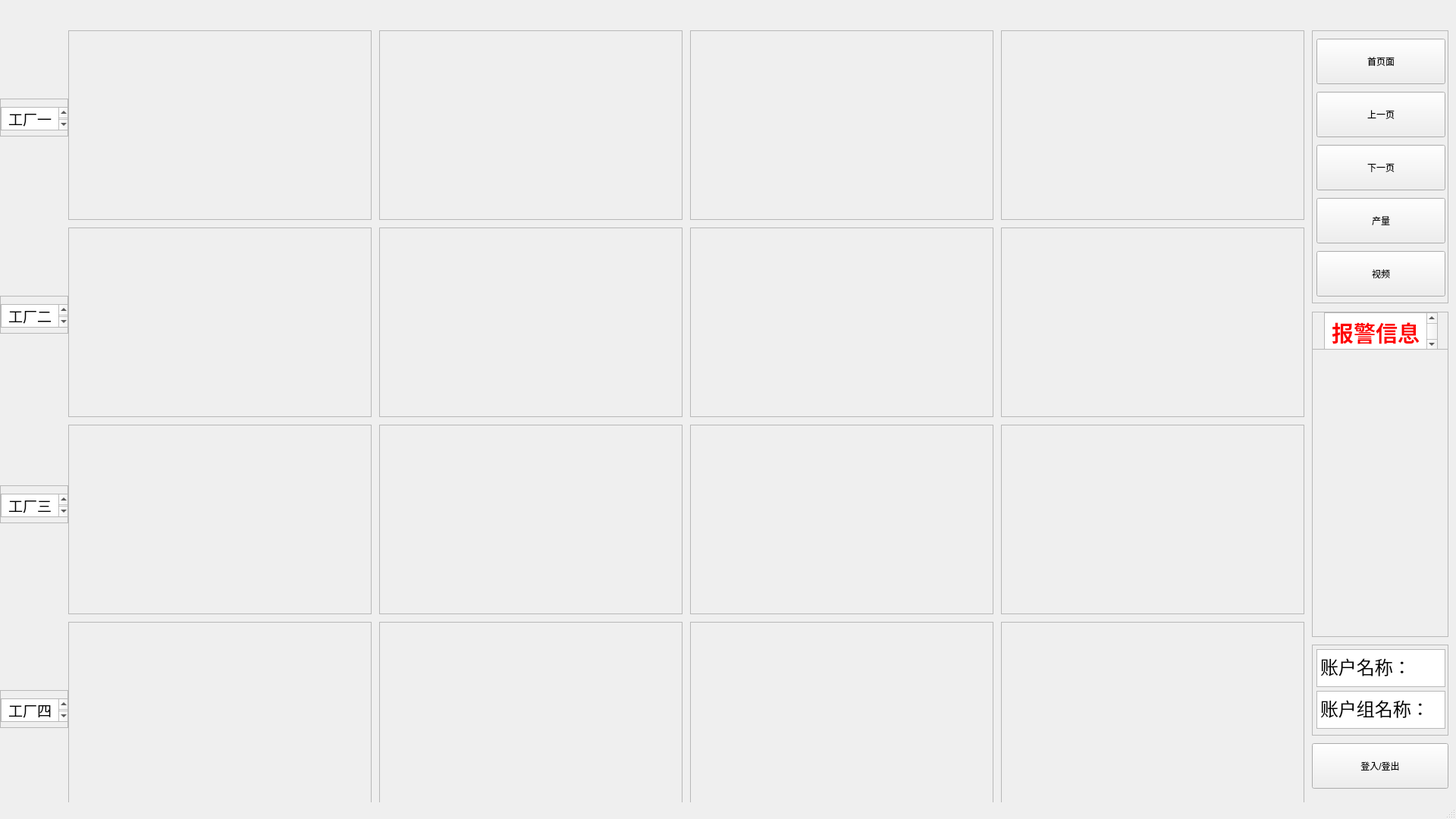
<?xml version="1.0" encoding="UTF-8"?>
<ui version="4.0">
 <class>MainWindow</class>
 <widget class="QMainWindow" name="MainWindow">
  <property name="enabled">
   <bool>true</bool>
  </property>
  <property name="geometry">
   <rect>
    <x>0</x>
    <y>0</y>
    <width>1920</width>
    <height>1080</height>
   </rect>
  </property>
  <property name="windowTitle">
   <string>MainWindow</string>
  </property>
  <property name="autoFillBackground">
   <bool>false</bool>
  </property>
  <widget class="QWidget" name="centralwidget">
   <widget class="QScrollArea" name="scrollArea_4">
    <property name="geometry">
     <rect>
      <x>1320</x>
      <y>40</y>
      <width>400</width>
      <height>250</height>
     </rect>
    </property>
    <property name="widgetResizable">
     <bool>true</bool>
    </property>
    <widget class="QWidget" name="scrollAreaWidgetContents_4">
     <property name="geometry">
      <rect>
       <x>0</x>
       <y>0</y>
       <width>398</width>
       <height>248</height>
      </rect>
     </property>
    </widget>
   </widget>
   <widget class="QScrollArea" name="scrollArea_20">
    <property name="geometry">
     <rect>
      <x>1730</x>
      <y>460</y>
      <width>180</width>
      <height>380</height>
     </rect>
    </property>
    <property name="widgetResizable">
     <bool>true</bool>
    </property>
    <widget class="QWidget" name="scrollAreaWidgetContents_20">
     <property name="geometry">
      <rect>
       <x>0</x>
       <y>0</y>
       <width>178</width>
       <height>378</height>
      </rect>
     </property>
    </widget>
   </widget>
   <widget class="QScrollArea" name="scrollArea_21">
    <property name="geometry">
     <rect>
      <x>1730</x>
      <y>40</y>
      <width>180</width>
      <height>360</height>
     </rect>
    </property>
    <property name="widgetResizable">
     <bool>true</bool>
    </property>
    <widget class="QWidget" name="scrollAreaWidgetContents_21">
     <property name="geometry">
      <rect>
       <x>0</x>
       <y>0</y>
       <width>178</width>
       <height>358</height>
      </rect>
     </property>
     <widget class="QPushButton" name="pushButton">
      <property name="geometry">
       <rect>
        <x>5</x>
        <y>10</y>
        <width>170</width>
        <height>60</height>
       </rect>
      </property>
      <property name="text">
       <string>首页面</string>
      </property>
     </widget>
     <widget class="QPushButton" name="pushButton_2">
      <property name="geometry">
       <rect>
        <x>5</x>
        <y>80</y>
        <width>170</width>
        <height>60</height>
       </rect>
      </property>
      <property name="text">
       <string>上一页</string>
      </property>
     </widget>
     <widget class="QPushButton" name="pushButton_3">
      <property name="geometry">
       <rect>
        <x>5</x>
        <y>150</y>
        <width>170</width>
        <height>60</height>
       </rect>
      </property>
      <property name="text">
       <string>下一页</string>
      </property>
     </widget>
     <widget class="QPushButton" name="pushButton_4">
      <property name="geometry">
       <rect>
        <x>5</x>
        <y>220</y>
        <width>170</width>
        <height>60</height>
       </rect>
      </property>
      <property name="text">
       <string>产量</string>
      </property>
     </widget>
     <widget class="QPushButton" name="pushButton_5">
      <property name="geometry">
       <rect>
        <x>5</x>
        <y>290</y>
        <width>170</width>
        <height>60</height>
       </rect>
      </property>
      <property name="text">
       <string>视频</string>
      </property>
     </widget>
    </widget>
   </widget>
   <widget class="QScrollArea" name="scrollArea_26">
    <property name="geometry">
     <rect>
      <x>1730</x>
      <y>850</y>
      <width>180</width>
      <height>120</height>
     </rect>
    </property>
    <property name="widgetResizable">
     <bool>true</bool>
    </property>
    <widget class="QWidget" name="scrollAreaWidgetContents_26">
     <property name="geometry">
      <rect>
       <x>0</x>
       <y>0</y>
       <width>178</width>
       <height>118</height>
      </rect>
     </property>
     <widget class="QTextBrowser" name="textBrowser_6">
      <property name="geometry">
       <rect>
        <x>5</x>
        <y>5</y>
        <width>170</width>
        <height>50</height>
       </rect>
      </property>
      <property name="html">
       <string>&lt;!DOCTYPE HTML PUBLIC &quot;-//W3C//DTD HTML 4.0//EN&quot; &quot;http://www.w3.org/TR/REC-html40/strict.dtd&quot;&gt;
&lt;html&gt;&lt;head&gt;&lt;meta name=&quot;qrichtext&quot; content=&quot;1&quot; /&gt;&lt;style type=&quot;text/css&quot;&gt;
p, li { white-space: pre-wrap; }
&lt;/style&gt;&lt;/head&gt;&lt;body style=&quot; font-family:'SimSun'; font-size:9pt; font-weight:400; font-style:normal;&quot;&gt;
&lt;p style=&quot; margin-top:0px; margin-bottom:0px; margin-left:0px; margin-right:0px; -qt-block-indent:0; text-indent:0px;&quot;&gt;&lt;span style=&quot; font-size:18pt;&quot;&gt;账户名称：&lt;/span&gt;&lt;/p&gt;&lt;/body&gt;&lt;/html&gt;</string>
      </property>
     </widget>
     <widget class="QTextBrowser" name="textBrowser_7">
      <property name="geometry">
       <rect>
        <x>5</x>
        <y>60</y>
        <width>170</width>
        <height>50</height>
       </rect>
      </property>
      <property name="html">
       <string>&lt;!DOCTYPE HTML PUBLIC &quot;-//W3C//DTD HTML 4.0//EN&quot; &quot;http://www.w3.org/TR/REC-html40/strict.dtd&quot;&gt;
&lt;html&gt;&lt;head&gt;&lt;meta name=&quot;qrichtext&quot; content=&quot;1&quot; /&gt;&lt;style type=&quot;text/css&quot;&gt;
p, li { white-space: pre-wrap; }
&lt;/style&gt;&lt;/head&gt;&lt;body style=&quot; font-family:'SimSun'; font-size:9pt; font-weight:400; font-style:normal;&quot;&gt;
&lt;p style=&quot; margin-top:0px; margin-bottom:0px; margin-left:0px; margin-right:0px; -qt-block-indent:0; text-indent:0px;&quot;&gt;&lt;span style=&quot; font-size:18pt;&quot;&gt;账户组名称：&lt;/span&gt;&lt;/p&gt;&lt;/body&gt;&lt;/html&gt;</string>
      </property>
     </widget>
    </widget>
   </widget>
   <widget class="QScrollArea" name="scrollArea_27">
    <property name="geometry">
     <rect>
      <x>1730</x>
      <y>411</y>
      <width>180</width>
      <height>50</height>
     </rect>
    </property>
    <property name="widgetResizable">
     <bool>true</bool>
    </property>
    <widget class="QWidget" name="scrollAreaWidgetContents_27">
     <property name="geometry">
      <rect>
       <x>0</x>
       <y>0</y>
       <width>178</width>
       <height>48</height>
      </rect>
     </property>
     <widget class="QTextBrowser" name="textBrowser">
      <property name="geometry">
       <rect>
        <x>15</x>
        <y>0</y>
        <width>150</width>
        <height>50</height>
       </rect>
      </property>
      <property name="html">
       <string>&lt;!DOCTYPE HTML PUBLIC &quot;-//W3C//DTD HTML 4.0//EN&quot; &quot;http://www.w3.org/TR/REC-html40/strict.dtd&quot;&gt;
&lt;html&gt;&lt;head&gt;&lt;meta name=&quot;qrichtext&quot; content=&quot;1&quot; /&gt;&lt;style type=&quot;text/css&quot;&gt;
p, li { white-space: pre-wrap; }
&lt;/style&gt;&lt;/head&gt;&lt;body style=&quot; font-family:'SimSun'; font-size:9pt; font-weight:400; font-style:normal;&quot;&gt;
&lt;p align=&quot;center&quot; style=&quot; margin-top:0px; margin-bottom:0px; margin-left:0px; margin-right:0px; -qt-block-indent:0; text-indent:0px;&quot;&gt;&lt;span style=&quot; font-size:22pt; font-weight:600; color:#ff0000;&quot;&gt;报警信息&lt;/span&gt;&lt;/p&gt;&lt;/body&gt;&lt;/html&gt;</string>
      </property>
     </widget>
    </widget>
   </widget>
   <widget class="QScrollArea" name="scrollArea_5">
    <property name="geometry">
     <rect>
      <x>1320</x>
      <y>300</y>
      <width>400</width>
      <height>250</height>
     </rect>
    </property>
    <property name="widgetResizable">
     <bool>true</bool>
    </property>
    <widget class="QWidget" name="scrollAreaWidgetContents_5">
     <property name="geometry">
      <rect>
       <x>0</x>
       <y>0</y>
       <width>398</width>
       <height>248</height>
      </rect>
     </property>
    </widget>
   </widget>
   <widget class="QScrollArea" name="scrollArea_6">
    <property name="geometry">
     <rect>
      <x>1320</x>
      <y>560</y>
      <width>400</width>
      <height>250</height>
     </rect>
    </property>
    <property name="widgetResizable">
     <bool>true</bool>
    </property>
    <widget class="QWidget" name="scrollAreaWidgetContents_6">
     <property name="geometry">
      <rect>
       <x>0</x>
       <y>0</y>
       <width>398</width>
       <height>248</height>
      </rect>
     </property>
    </widget>
   </widget>
   <widget class="QScrollArea" name="scrollArea_7">
    <property name="geometry">
     <rect>
      <x>1320</x>
      <y>820</y>
      <width>400</width>
      <height>250</height>
     </rect>
    </property>
    <property name="widgetResizable">
     <bool>true</bool>
    </property>
    <widget class="QWidget" name="scrollAreaWidgetContents_7">
     <property name="geometry">
      <rect>
       <x>0</x>
       <y>0</y>
       <width>398</width>
       <height>248</height>
      </rect>
     </property>
    </widget>
   </widget>
   <widget class="QScrollArea" name="scrollArea_11">
    <property name="geometry">
     <rect>
      <x>910</x>
      <y>300</y>
      <width>400</width>
      <height>250</height>
     </rect>
    </property>
    <property name="widgetResizable">
     <bool>true</bool>
    </property>
    <widget class="QWidget" name="scrollAreaWidgetContents_11">
     <property name="geometry">
      <rect>
       <x>0</x>
       <y>0</y>
       <width>398</width>
       <height>248</height>
      </rect>
     </property>
    </widget>
   </widget>
   <widget class="QScrollArea" name="scrollArea_10">
    <property name="geometry">
     <rect>
      <x>910</x>
      <y>560</y>
      <width>400</width>
      <height>250</height>
     </rect>
    </property>
    <property name="widgetResizable">
     <bool>true</bool>
    </property>
    <widget class="QWidget" name="scrollAreaWidgetContents_10">
     <property name="geometry">
      <rect>
       <x>0</x>
       <y>0</y>
       <width>398</width>
       <height>248</height>
      </rect>
     </property>
    </widget>
   </widget>
   <widget class="QScrollArea" name="scrollArea_9">
    <property name="geometry">
     <rect>
      <x>910</x>
      <y>40</y>
      <width>400</width>
      <height>250</height>
     </rect>
    </property>
    <property name="widgetResizable">
     <bool>true</bool>
    </property>
    <widget class="QWidget" name="scrollAreaWidgetContents_9">
     <property name="geometry">
      <rect>
       <x>0</x>
       <y>0</y>
       <width>398</width>
       <height>248</height>
      </rect>
     </property>
    </widget>
   </widget>
   <widget class="QScrollArea" name="scrollArea_8">
    <property name="geometry">
     <rect>
      <x>910</x>
      <y>820</y>
      <width>400</width>
      <height>250</height>
     </rect>
    </property>
    <property name="widgetResizable">
     <bool>true</bool>
    </property>
    <widget class="QWidget" name="scrollAreaWidgetContents_8">
     <property name="geometry">
      <rect>
       <x>0</x>
       <y>0</y>
       <width>398</width>
       <height>248</height>
      </rect>
     </property>
    </widget>
   </widget>
   <widget class="QScrollArea" name="scrollArea_15">
    <property name="geometry">
     <rect>
      <x>500</x>
      <y>300</y>
      <width>400</width>
      <height>250</height>
     </rect>
    </property>
    <property name="widgetResizable">
     <bool>true</bool>
    </property>
    <widget class="QWidget" name="scrollAreaWidgetContents_18">
     <property name="geometry">
      <rect>
       <x>0</x>
       <y>0</y>
       <width>398</width>
       <height>248</height>
      </rect>
     </property>
    </widget>
   </widget>
   <widget class="QScrollArea" name="scrollArea_14">
    <property name="geometry">
     <rect>
      <x>500</x>
      <y>560</y>
      <width>400</width>
      <height>250</height>
     </rect>
    </property>
    <property name="widgetResizable">
     <bool>true</bool>
    </property>
    <widget class="QWidget" name="scrollAreaWidgetContents_17">
     <property name="geometry">
      <rect>
       <x>0</x>
       <y>0</y>
       <width>398</width>
       <height>248</height>
      </rect>
     </property>
    </widget>
   </widget>
   <widget class="QScrollArea" name="scrollArea_12">
    <property name="geometry">
     <rect>
      <x>500</x>
      <y>820</y>
      <width>400</width>
      <height>250</height>
     </rect>
    </property>
    <property name="widgetResizable">
     <bool>true</bool>
    </property>
    <widget class="QWidget" name="scrollAreaWidgetContents_13">
     <property name="geometry">
      <rect>
       <x>0</x>
       <y>0</y>
       <width>398</width>
       <height>248</height>
      </rect>
     </property>
    </widget>
   </widget>
   <widget class="QScrollArea" name="scrollArea_13">
    <property name="geometry">
     <rect>
      <x>500</x>
      <y>40</y>
      <width>400</width>
      <height>250</height>
     </rect>
    </property>
    <property name="styleSheet">
     <string notr="true">background-image: url(:/Logo/研究院LOGO位图.bmp);</string>
    </property>
    <property name="widgetResizable">
     <bool>true</bool>
    </property>
    <widget class="QWidget" name="scrollAreaWidgetContents_14">
     <property name="geometry">
      <rect>
       <x>0</x>
       <y>0</y>
       <width>398</width>
       <height>248</height>
      </rect>
     </property>
    </widget>
   </widget>
   <widget class="QScrollArea" name="scrollArea_19">
    <property name="geometry">
     <rect>
      <x>90</x>
      <y>300</y>
      <width>400</width>
      <height>250</height>
     </rect>
    </property>
    <property name="styleSheet">
     <string notr="true">border-image: url(:/Logo/研究院LOGO位图.bmp);</string>
    </property>
    <property name="widgetResizable">
     <bool>true</bool>
    </property>
    <widget class="QWidget" name="scrollAreaWidgetContents_25">
     <property name="geometry">
      <rect>
       <x>0</x>
       <y>0</y>
       <width>400</width>
       <height>250</height>
      </rect>
     </property>
    </widget>
   </widget>
   <widget class="QScrollArea" name="scrollArea_16">
    <property name="geometry">
     <rect>
      <x>90</x>
      <y>820</y>
      <width>400</width>
      <height>250</height>
     </rect>
    </property>
    <property name="widgetResizable">
     <bool>true</bool>
    </property>
    <widget class="QWidget" name="scrollAreaWidgetContents_22">
     <property name="geometry">
      <rect>
       <x>0</x>
       <y>0</y>
       <width>398</width>
       <height>248</height>
      </rect>
     </property>
    </widget>
   </widget>
   <widget class="QScrollArea" name="scrollArea_18">
    <property name="geometry">
     <rect>
      <x>90</x>
      <y>560</y>
      <width>400</width>
      <height>250</height>
     </rect>
    </property>
    <property name="widgetResizable">
     <bool>true</bool>
    </property>
    <widget class="QWidget" name="scrollAreaWidgetContents_24">
     <property name="geometry">
      <rect>
       <x>0</x>
       <y>0</y>
       <width>398</width>
       <height>248</height>
      </rect>
     </property>
    </widget>
   </widget>
   <widget class="QScrollArea" name="scrollArea_17">
    <property name="geometry">
     <rect>
      <x>90</x>
      <y>40</y>
      <width>400</width>
      <height>250</height>
     </rect>
    </property>
    <property name="styleSheet">
     <string notr="true">
image: url(:/Logo/研究院LOGO位图.bmp);</string>
    </property>
    <property name="widgetResizable">
     <bool>true</bool>
    </property>
    <widget class="QWidget" name="scrollAreaWidgetContents_23">
     <property name="geometry">
      <rect>
       <x>0</x>
       <y>0</y>
       <width>398</width>
       <height>248</height>
      </rect>
     </property>
    </widget>
   </widget>
   <widget class="QScrollArea" name="scrollArea_22">
    <property name="geometry">
     <rect>
      <x>0</x>
      <y>130</y>
      <width>90</width>
      <height>50</height>
     </rect>
    </property>
    <property name="widgetResizable">
     <bool>true</bool>
    </property>
    <widget class="QWidget" name="scrollAreaWidgetContents_36">
     <property name="geometry">
      <rect>
       <x>0</x>
       <y>0</y>
       <width>88</width>
       <height>48</height>
      </rect>
     </property>
     <widget class="QTextBrowser" name="textBrowser_2">
      <property name="geometry">
       <rect>
        <x>0</x>
        <y>10</y>
        <width>91</width>
        <height>31</height>
       </rect>
      </property>
      <property name="html">
       <string>&lt;!DOCTYPE HTML PUBLIC &quot;-//W3C//DTD HTML 4.0//EN&quot; &quot;http://www.w3.org/TR/REC-html40/strict.dtd&quot;&gt;
&lt;html&gt;&lt;head&gt;&lt;meta name=&quot;qrichtext&quot; content=&quot;1&quot; /&gt;&lt;style type=&quot;text/css&quot;&gt;
p, li { white-space: pre-wrap; }
&lt;/style&gt;&lt;/head&gt;&lt;body style=&quot; font-family:'SimSun'; font-size:9pt; font-weight:400; font-style:normal;&quot;&gt;
&lt;p align=&quot;center&quot; style=&quot; margin-top:0px; margin-bottom:0px; margin-left:0px; margin-right:0px; -qt-block-indent:0; text-indent:0px;&quot;&gt;&lt;span style=&quot; font-size:14pt;&quot;&gt;工厂一&lt;/span&gt;&lt;/p&gt;&lt;/body&gt;&lt;/html&gt;</string>
      </property>
     </widget>
    </widget>
   </widget>
   <widget class="QScrollArea" name="scrollArea_23">
    <property name="geometry">
     <rect>
      <x>0</x>
      <y>390</y>
      <width>90</width>
      <height>50</height>
     </rect>
    </property>
    <property name="widgetResizable">
     <bool>true</bool>
    </property>
    <widget class="QWidget" name="scrollAreaWidgetContents_37">
     <property name="geometry">
      <rect>
       <x>0</x>
       <y>0</y>
       <width>88</width>
       <height>48</height>
      </rect>
     </property>
     <widget class="QTextBrowser" name="textBrowser_3">
      <property name="geometry">
       <rect>
        <x>0</x>
        <y>10</y>
        <width>91</width>
        <height>31</height>
       </rect>
      </property>
      <property name="html">
       <string>&lt;!DOCTYPE HTML PUBLIC &quot;-//W3C//DTD HTML 4.0//EN&quot; &quot;http://www.w3.org/TR/REC-html40/strict.dtd&quot;&gt;
&lt;html&gt;&lt;head&gt;&lt;meta name=&quot;qrichtext&quot; content=&quot;1&quot; /&gt;&lt;style type=&quot;text/css&quot;&gt;
p, li { white-space: pre-wrap; }
&lt;/style&gt;&lt;/head&gt;&lt;body style=&quot; font-family:'SimSun'; font-size:9pt; font-weight:400; font-style:normal;&quot;&gt;
&lt;p align=&quot;center&quot; style=&quot; margin-top:0px; margin-bottom:0px; margin-left:0px; margin-right:0px; -qt-block-indent:0; text-indent:0px;&quot;&gt;&lt;span style=&quot; font-size:14pt;&quot;&gt;工厂二&lt;/span&gt;&lt;/p&gt;&lt;/body&gt;&lt;/html&gt;</string>
      </property>
     </widget>
    </widget>
   </widget>
   <widget class="QScrollArea" name="scrollArea_24">
    <property name="geometry">
     <rect>
      <x>0</x>
      <y>640</y>
      <width>90</width>
      <height>50</height>
     </rect>
    </property>
    <property name="widgetResizable">
     <bool>true</bool>
    </property>
    <widget class="QWidget" name="scrollAreaWidgetContents_38">
     <property name="geometry">
      <rect>
       <x>0</x>
       <y>0</y>
       <width>88</width>
       <height>48</height>
      </rect>
     </property>
     <widget class="QTextBrowser" name="textBrowser_4">
      <property name="geometry">
       <rect>
        <x>0</x>
        <y>10</y>
        <width>91</width>
        <height>31</height>
       </rect>
      </property>
      <property name="html">
       <string>&lt;!DOCTYPE HTML PUBLIC &quot;-//W3C//DTD HTML 4.0//EN&quot; &quot;http://www.w3.org/TR/REC-html40/strict.dtd&quot;&gt;
&lt;html&gt;&lt;head&gt;&lt;meta name=&quot;qrichtext&quot; content=&quot;1&quot; /&gt;&lt;style type=&quot;text/css&quot;&gt;
p, li { white-space: pre-wrap; }
&lt;/style&gt;&lt;/head&gt;&lt;body style=&quot; font-family:'SimSun'; font-size:9pt; font-weight:400; font-style:normal;&quot;&gt;
&lt;p align=&quot;center&quot; style=&quot; margin-top:0px; margin-bottom:0px; margin-left:0px; margin-right:0px; -qt-block-indent:0; text-indent:0px;&quot;&gt;&lt;span style=&quot; font-size:14pt;&quot;&gt;工厂三&lt;/span&gt;&lt;/p&gt;&lt;/body&gt;&lt;/html&gt;</string>
      </property>
     </widget>
    </widget>
   </widget>
   <widget class="QScrollArea" name="scrollArea_25">
    <property name="geometry">
     <rect>
      <x>0</x>
      <y>910</y>
      <width>90</width>
      <height>50</height>
     </rect>
    </property>
    <property name="widgetResizable">
     <bool>true</bool>
    </property>
    <widget class="QWidget" name="scrollAreaWidgetContents_39">
     <property name="geometry">
      <rect>
       <x>0</x>
       <y>0</y>
       <width>88</width>
       <height>48</height>
      </rect>
     </property>
     <widget class="QTextBrowser" name="textBrowser_5">
      <property name="geometry">
       <rect>
        <x>0</x>
        <y>10</y>
        <width>91</width>
        <height>31</height>
       </rect>
      </property>
      <property name="html">
       <string>&lt;!DOCTYPE HTML PUBLIC &quot;-//W3C//DTD HTML 4.0//EN&quot; &quot;http://www.w3.org/TR/REC-html40/strict.dtd&quot;&gt;
&lt;html&gt;&lt;head&gt;&lt;meta name=&quot;qrichtext&quot; content=&quot;1&quot; /&gt;&lt;style type=&quot;text/css&quot;&gt;
p, li { white-space: pre-wrap; }
&lt;/style&gt;&lt;/head&gt;&lt;body style=&quot; font-family:'SimSun'; font-size:9pt; font-weight:400; font-style:normal;&quot;&gt;
&lt;p align=&quot;center&quot; style=&quot; margin-top:0px; margin-bottom:0px; margin-left:0px; margin-right:0px; -qt-block-indent:0; text-indent:0px;&quot;&gt;&lt;span style=&quot; font-size:14pt;&quot;&gt;工厂四&lt;/span&gt;&lt;/p&gt;&lt;/body&gt;&lt;/html&gt;</string>
      </property>
     </widget>
    </widget>
   </widget>
   <widget class="QPushButton" name="pushButton_8">
    <property name="geometry">
     <rect>
      <x>1730</x>
      <y>980</y>
      <width>180</width>
      <height>60</height>
     </rect>
    </property>
    <property name="text">
     <string>登入/登出</string>
    </property>
    <property name="iconSize">
     <size>
      <width>19</width>
      <height>19</height>
     </size>
    </property>
   </widget>
  </widget>
  <widget class="QMenuBar" name="menubar">
   <property name="geometry">
    <rect>
     <x>0</x>
     <y>0</y>
     <width>1920</width>
     <height>23</height>
    </rect>
   </property>
  </widget>
  <widget class="QStatusBar" name="statusbar"/>
 </widget>
 <resources>
  <include location="C:/Users/Administrator/Desktop/Insert_Picture/Insert_Picture.qrc"/>
 </resources>
 <connections/>
</ui>
